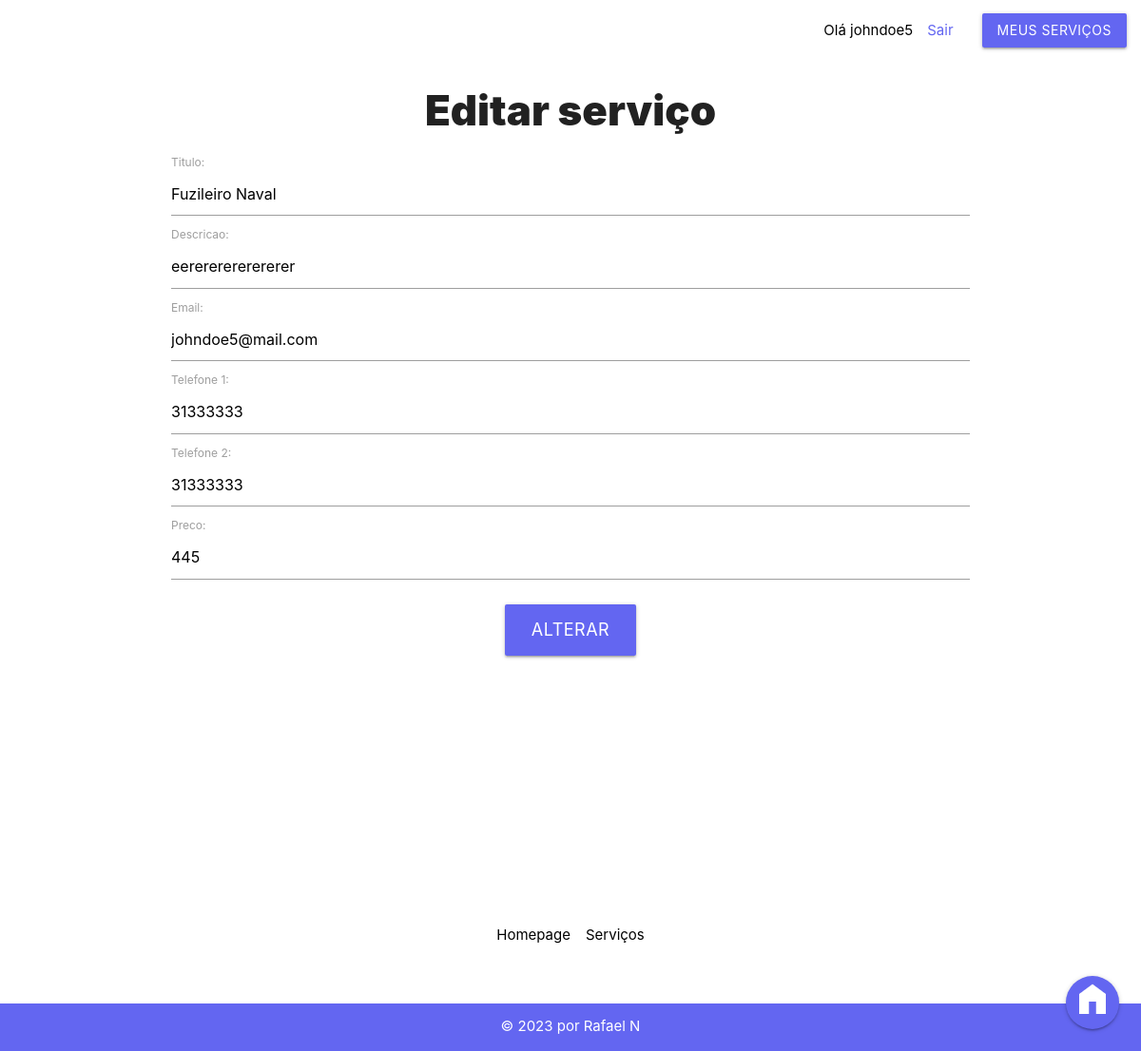
The page /servicosapp/servicos/19/editar/ (signed in) on the database its author committed.
### servicosapp/models.py (models this page shows, shortened)
class Servico(models.Model):
    id_servico = models.AutoField(primary_key=True)
    fk_usuario = models.ForeignKey(auth_user, on_delete=models.DO_NOTHING, null=True)
    fk_categoria = models.ForeignKey(Categoria, on_delete=models.CASCADE, null=True)
    fk_municipio = models.ForeignKey(Municipio, on_delete=models.CASCADE, null=True)
    titulo = models.CharField(max_length=150, null=False)
    descricao = models.CharField(max_length=150, default=None)
    email = models.CharField(max_length=150, null=False)
    telefone_1 = models.CharField(max_length=50, null=True)
    telefone_2 = models.CharField(max_length=50, null=True)
    preco = models.IntegerField(default=0, null=True)
    data_pub = models.DateTimeField("Data de publicação", default=django.utils.timezone.now, null=True)

### servicosapp/views.py (the view)
# urls.py: path('servicos/<pk>/editar/', login_required(views.EditarForm.as_view(), login_url="/servicosapp/usuario/entrar"), name="editar_form"),
class EditarForm(generic.UpdateView):
       model = Servico
       fields = ['titulo', 'descricao', 'email', 'telefone_1', 'telefone_2', 'preco']
       template_name = "servicosapp/servicos/editar.html"
       success_url ="/servicosapp/servicos/usuario/meus_servicos"

### servicosapp/templates/servicosapp/servicos/editar.html (shortened to what this page needs)
{% extends "base.html" %}
{% block content %}
<h3>Editar serviço</h3>
<form class="container" method="post">
    {{ form.as_p }}
    <button style="margin-top: 1em;" class="waves-effect waves-light btn-large submit-btn" type="submit"
        value="Enviar">Alterar</button>
</form>
{% endblock content %}

### servicosapp/templates/navbar.html
<nav>
    <div class="nav-wrapper">
        <ul id="nav-mobile" class="right">
            {% if user.is_authenticated %}
            <li style="color: black;">Olá {{ user.username }} </li>
            <li><a href="{% url 'servicosapp:sair' %}">Sair</a></li>
            {% else %}
            <li><a href="{% url 'servicosapp:entrar_form' %}">Entrar</a></li>
            {% endif %}
            <li><a class="login-btn waves-effect waves-light btn"
                    href="{% url 'servicosapp:meus_servicos' %}">Meus serviços</a></li>
        </ul>
    </div>
</nav>

### servicosapp/static/servicosapp/stylesheet.css (style rules this page uses)
* { box-sizing: border-box; padding: 0; margin: 0; }
body { background-color: var(--primary-color); }
body button, .login-btn { background-color: var(--accent-color) !important; }
body a { color: var(--accent-color); }
body h3 { font-weight: 900; text-align: center; }
body .submit-btn { display: flex; margin: 0 auto 0 auto; }
body button { font-size: larger !important; }
body nav { background: transparent; box-shadow: none; }
body nav li a { color: var(--accent-color); }

### rows shown on the page
Servico: titulo "Fuzileiro Naval", descricao "eerererererererer", email "johndoe5@mail.com", telefone_1 "31333333", telefone_2 "31333333", preco "445"

### other values the page prints
{{ user.username }} "johndoe5"
